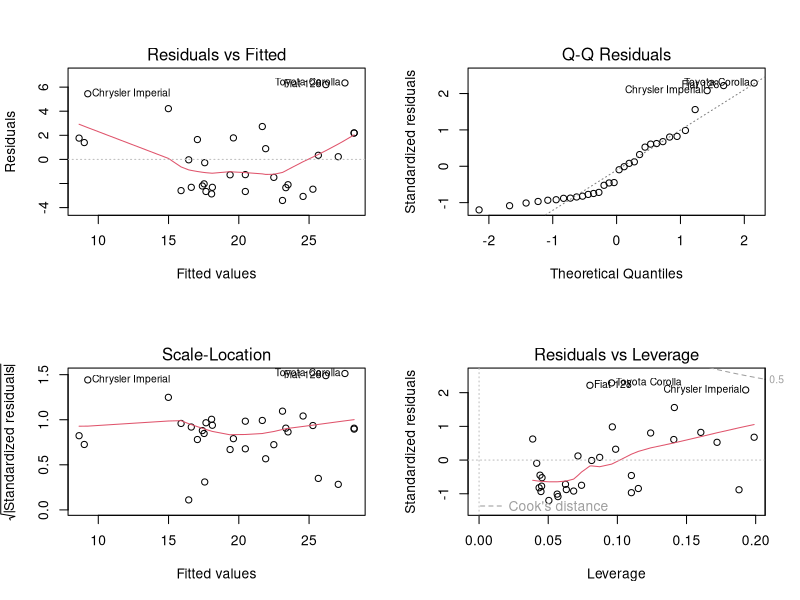
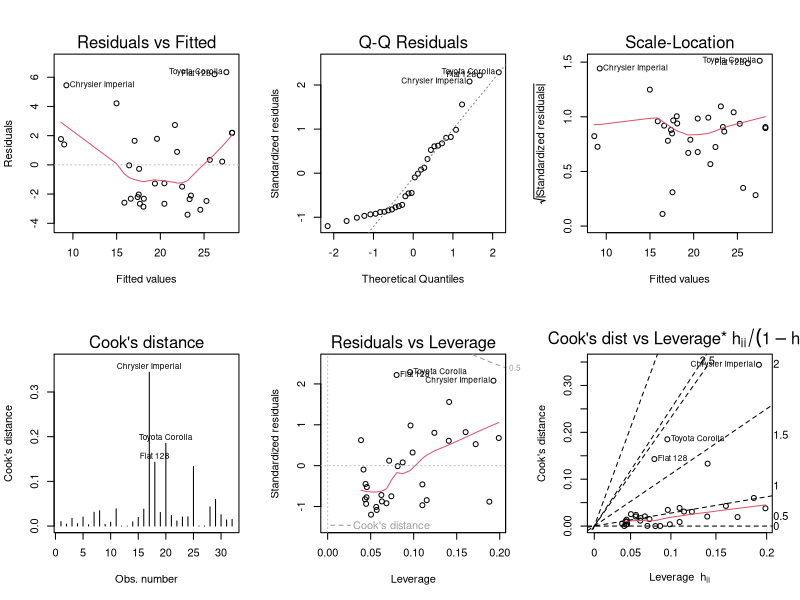
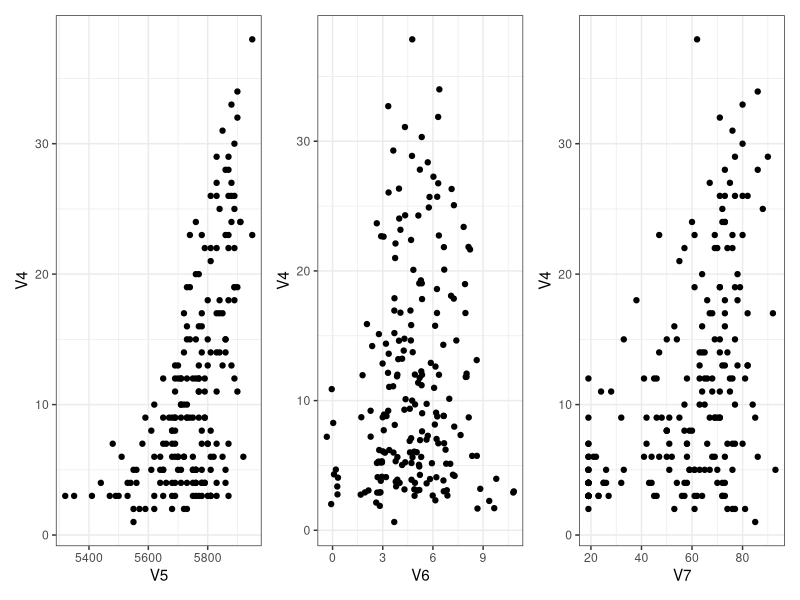
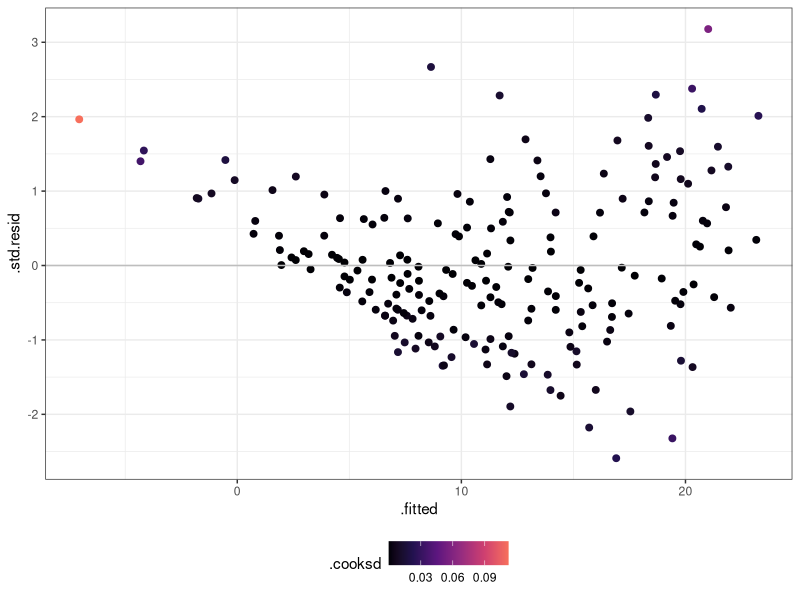
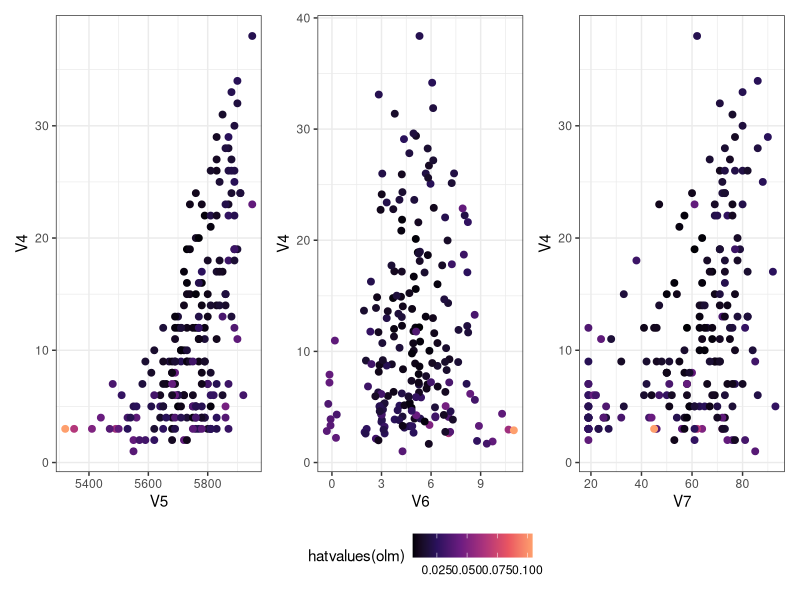
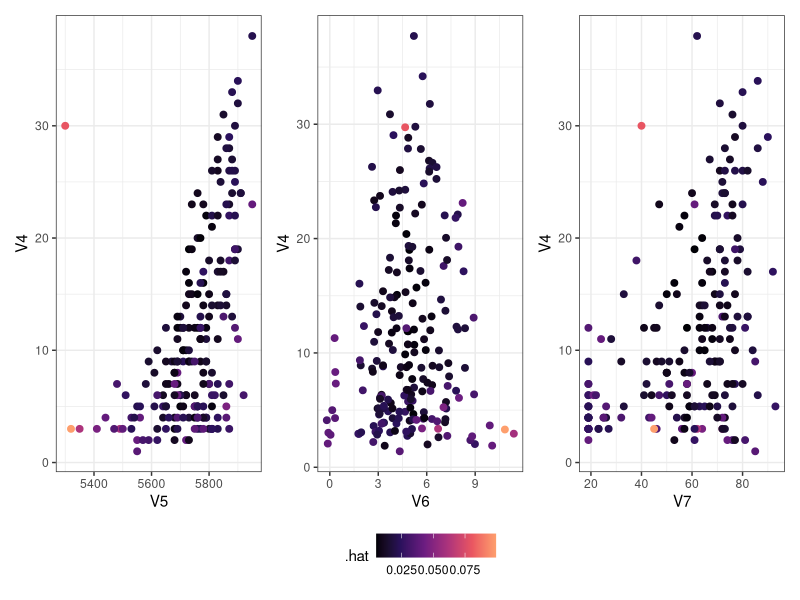
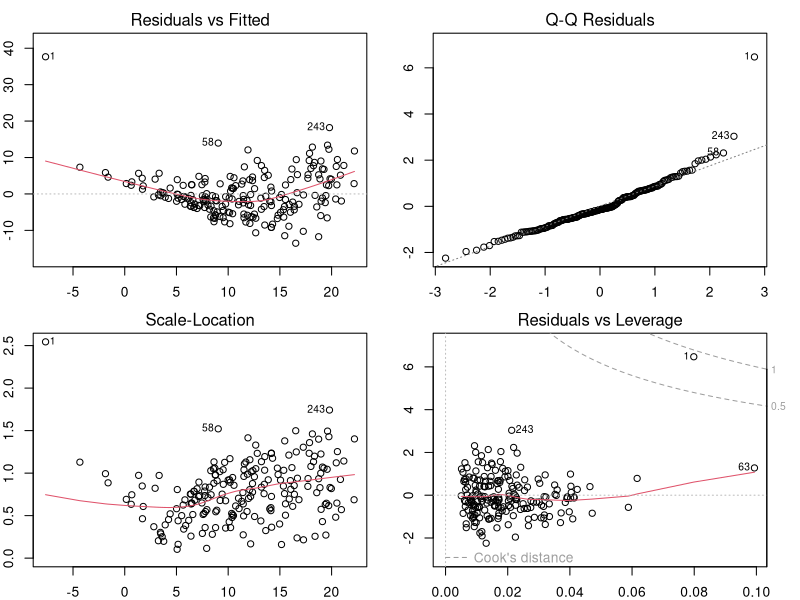

The R source for these figures, in order:
## ---- chunk 1
#| include: false
set.seed(2112)
## ---- chunk 2
#| include: false
set.seed(2112)
## ---- chunk 3
mylm <- lm(mpg ~ disp + wt, data = mtcars)
hatvalues(mylm) |> unname()
## ---- chunk 4
X <- model.matrix(mylm)
H <- X %*% solve(t(X) %*% X) %*% t(X)
all.equal(diag(H), hatvalues(mylm))
## ---- chunk 5
colSums(H) |> unname()
rowSums(H) |> unname()
range(H) # -1 <= h_{ij} <= 1
range(diag(H)) # 0 <= h_{ii} <= 1
H %*% rep(1, ncol(H)) # H1 = 1
## ---- chunk 6
library(broom)
augment(mylm)
## ---- chunk 7
par(mfrow = c(2, 2)) # plot.lm produces four plots.
plot(mylm) # ?plot.lm
## ---- chunk 8
par(mfrow = c(2, 3))
plot(mylm, which = 1:6)
## ---- chunk 9
library(mlbench)
data(Ozone)
str(Ozone) # V4 is response (measurement of Ozone)
Ozone <- Ozone[complete.cases(Ozone), ]
## ---- chunk 10
library(ggplot2)
theme_set(theme_bw())
library(patchwork)
g5 <- ggplot(Ozone) +
    aes(x = V5, y = V4) +
    geom_point()
g6 <- ggplot(Ozone) +
    aes(x = V6, y = V4) +
    geom_jitter() # deal with overlapping points
g7 <- ggplot(Ozone) +
    aes(x = V7, y = V4) +
    geom_point()
g5 + g6 + g7
## ---- chunk 11
library(dplyr)
olm <- lm(V4 ~ V5 + V6 + V7, data = Ozone)
augment(olm) %>%
    ggplot() +
        aes(x = .fitted, y = .std.resid, col = .cooksd) +
        scale_colour_viridis_c(option = 2, end = 0.7) +
        theme(legend.position = "bottom") +
        geom_point(size = 2) +
        geom_hline(yintercept = 0, colour = "grey")
## ---- chunk 12
g5 <- ggplot(Ozone) +
    aes(x = V5, y = V4, col = hatvalues(olm)) +
    geom_point(size = 2)
g6 <- ggplot(Ozone) +
    aes(x = V6, y = V4, col = hatvalues(olm)) +
    geom_jitter(size = 2) # deal with overlapping points
g7 <- ggplot(Ozone) +
    aes(x = V7, y = V4, col = hatvalues(olm)) +
    geom_point(size = 2)
(g5 + g6 + g7) +
    plot_layout(guides = "collect") &
    scale_colour_viridis_c(option = 2, end = 0.8) &
    theme(legend.position = "bottom")
## ---- chunk 13
newzone <- Ozone[, c(4:7)]
newzone <- rbind(newzone,
    data.frame(V4 = 30, V5 = 5300, V6 = 5, V7 = 40))
newlm <- augment(lm(V4 ~ ., data = newzone))

g5 <- ggplot(newlm) +
    aes(x = V5, y = V4, col = .hat) +
    geom_point(size = 2)
g6 <- ggplot(newlm) +
    aes(x = V6, y = V4, col = .hat) +
    geom_jitter(size = 2) # deal with overlapping points
g7 <- ggplot(newlm) +
    aes(x = V7, y = V4, col = .hat) +
    geom_point(size = 2)
(g5 + g6 + g7) +
    plot_layout(guides = "collect") &
    scale_colour_viridis_c(option = 2, end = 0.8) &
    theme(legend.position = "bottom")
## ---- chunk 14
par(mfrow = c(2, 2), mar = rep(2, 4))
plot(lm(V4 ~ ., data = newzone))
newzone[row.names(newzone) %in% c(1, 58, 243), ]
